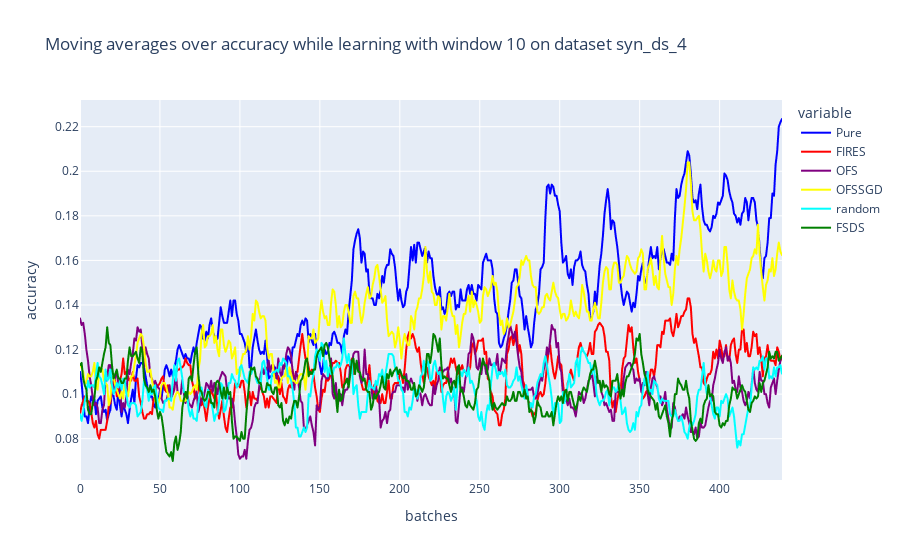

The code cell stored with this chart in its notebook:
### Code cell
#moving averages
title = "Moving averages over accuracy while learning with window {} on dataset {}".format(n_window, dataset_name)
col_names = ["Pure","FIRES", "OFS", "OFSSGD", "random","FSDS"]# 
d = {"Pure":pure_moving_average, "FIRES":fires_moving_average, "OFS":ofs_moving_average, 
"OFSSGD":ofssgd_moving_average,  "random":random_moving_average,"FSDS":fsds_moving_average}
df = pd.DataFrame(d, columns=col_names)
fig = px.line(df, y=col_names, title=title, labels={"index":"batches", "value":"accuracy"}, color_discrete_map={"Pure":"blue",'FIRES': 'red', 
                                                    'OFS': 'purple','FSDS': 'green', "OFSSGD":"yellow", "random":"cyan"})
fig.write_image("{}/accuracy.{}".format(folder, export_type))
accuracy_trace = fig['data']
fig.show()

### Figure 1 — Plotly figure (JSON) as saved in the notebook; plotly's stock layout.template omitted (floating-point values rounded to 4 significant figures; data arrays with more than 128 entries replaced by an {"elided": "..."} marker saying what was removed)
{"data": [{"hovertemplate": "variable=Pure<br>batches=%{x}<br>accuracy=%{y}<extra></extra>", "legendgroup": "Pure", "line": {"color": "blue", "dash": "solid"}, "mode": "lines", "name": "Pure", "showlegend": true, "type": "scattergl", "x": {"elided": "440 int values"}, "xaxis": "x", "y": {"elided": "440 float values"}, "yaxis": "y"}, {"hovertemplate": "variable=FIRES<br>batches=%{x}<br>accuracy=%{y}<extra></extra>", "legendgroup": "FIRES", "line": {"color": "red", "dash": "solid"}, "mode": "lines", "name": "FIRES", "showlegend": true, "type": "scattergl", "x": {"elided": "440 int values"}, "xaxis": "x", "y": {"elided": "440 float values"}, "yaxis": "y"}, {"hovertemplate": "variable=OFS<br>batches=%{x}<br>accuracy=%{y}<extra></extra>", "legendgroup": "OFS", "line": {"color": "purple", "dash": "solid"}, "mode": "lines", "name": "OFS", "showlegend": true, "type": "scattergl", "x": {"elided": "440 int values"}, "xaxis": "x", "y": {"elided": "440 float values"}, "yaxis": "y"}, {"hovertemplate": "variable=OFSSGD<br>batches=%{x}<br>accuracy=%{y}<extra></extra>", "legendgroup": "OFSSGD", "line": {"color": "yellow", "dash": "solid"}, "mode": "lines", "name": "OFSSGD", "showlegend": true, "type": "scattergl", "x": {"elided": "440 int values"}, "xaxis": "x", "y": {"elided": "440 float values"}, "yaxis": "y"}, {"hovertemplate": "variable=random<br>batches=%{x}<br>accuracy=%{y}<extra></extra>", "legendgroup": "random", "line": {"color": "cyan", "dash": "solid"}, "mode": "lines", "name": "random", "showlegend": true, "type": "scattergl", "x": {"elided": "440 int values"}, "xaxis": "x", "y": {"elided": "440 float values"}, "yaxis": "y"}, {"hovertemplate": "variable=FSDS<br>batches=%{x}<br>accuracy=%{y}<extra></extra>", "legendgroup": "FSDS", "line": {"color": "green", "dash": "solid"}, "mode": "lines", "name": "FSDS", "showlegend": true, "type": "scattergl", "x": {"elided": "440 int values"}, "xaxis": "x", "y": {"elided": "440 float values"}, "yaxis": "y"}], "layout": {"legend": {"title": {"text": "variable"}, "tracegroupgap": 0}, "title": {"text": "Moving averages over accuracy while learning with window 10 on dataset syn_ds_4"}, "xaxis": {"anchor": "y", "domain": [0, 1], "title": {"text": "batches"}}, "yaxis": {"anchor": "x", "domain": [0, 1], "title": {"text": "accuracy"}}}}
